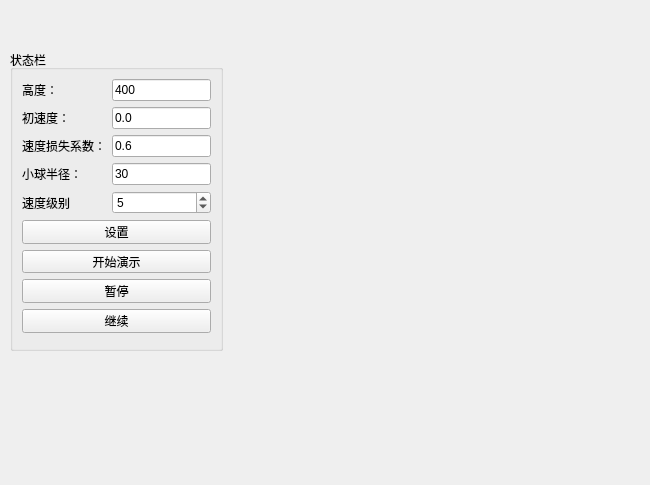
<?xml version="1.0" encoding="UTF-8"?>
<ui version="4.0">
 <class>wind</class>
 <widget class="QWidget" name="wind">
  <property name="geometry">
   <rect>
    <x>0</x>
    <y>0</y>
    <width>650</width>
    <height>485</height>
   </rect>
  </property>
  <property name="windowTitle">
   <string>Form</string>
  </property>
  <widget class="QGroupBox" name="groupBox">
   <property name="geometry">
    <rect>
     <x>10</x>
     <y>50</y>
     <width>213</width>
     <height>301</height>
    </rect>
   </property>
   <property name="title">
    <string>状态栏</string>
   </property>
   <layout class="QFormLayout" name="formLayout">
    <item row="0" column="0">
     <widget class="QLabel" name="label">
      <property name="text">
       <string>高度：</string>
      </property>
     </widget>
    </item>
    <item row="0" column="1">
     <widget class="QLineEdit" name="lineEdit">
      <property name="text">
       <string>400</string>
      </property>
     </widget>
    </item>
    <item row="1" column="0">
     <widget class="QLabel" name="label_2">
      <property name="text">
       <string>初速度：</string>
      </property>
     </widget>
    </item>
    <item row="1" column="1">
     <widget class="QLineEdit" name="lineEdit_2">
      <property name="text">
       <string>0.0</string>
      </property>
     </widget>
    </item>
    <item row="2" column="0">
     <widget class="QLabel" name="label_3">
      <property name="text">
       <string>速度损失系数：</string>
      </property>
     </widget>
    </item>
    <item row="2" column="1">
     <widget class="QLineEdit" name="lineEdit_3">
      <property name="text">
       <string>0.6</string>
      </property>
     </widget>
    </item>
    <item row="3" column="0">
     <widget class="QLabel" name="label_4">
      <property name="text">
       <string>小球半径：</string>
      </property>
     </widget>
    </item>
    <item row="3" column="1">
     <widget class="QLineEdit" name="lineEdit_4">
      <property name="text">
       <string>30</string>
      </property>
     </widget>
    </item>
    <item row="4" column="0">
     <widget class="QLabel" name="label_5">
      <property name="text">
       <string>速度级别</string>
      </property>
     </widget>
    </item>
    <item row="4" column="1">
     <widget class="QSpinBox" name="spinBox">
      <property name="value">
       <number>5</number>
      </property>
     </widget>
    </item>
    <item row="8" column="0" colspan="2">
     <widget class="QPushButton" name="pushButton">
      <property name="text">
       <string>开始演示</string>
      </property>
     </widget>
    </item>
    <item row="9" column="0" colspan="2">
     <widget class="QPushButton" name="pushButton_2">
      <property name="text">
       <string>暂停</string>
      </property>
     </widget>
    </item>
    <item row="10" column="0" colspan="2">
     <widget class="QPushButton" name="pushButton_3">
      <property name="text">
       <string>继续</string>
      </property>
     </widget>
    </item>
    <item row="11" column="0" colspan="2">
     <spacer name="verticalSpacer_2">
      <property name="orientation">
       <enum>Qt::Vertical</enum>
      </property>
      <property name="sizeHint" stdset="0">
       <size>
        <width>20</width>
        <height>40</height>
       </size>
      </property>
     </spacer>
    </item>
    <item row="7" column="0" colspan="2">
     <widget class="QPushButton" name="pushButton_4">
      <property name="text">
       <string>设置</string>
      </property>
     </widget>
    </item>
   </layout>
  </widget>
 </widget>
 <resources/>
 <connections/>
</ui>
